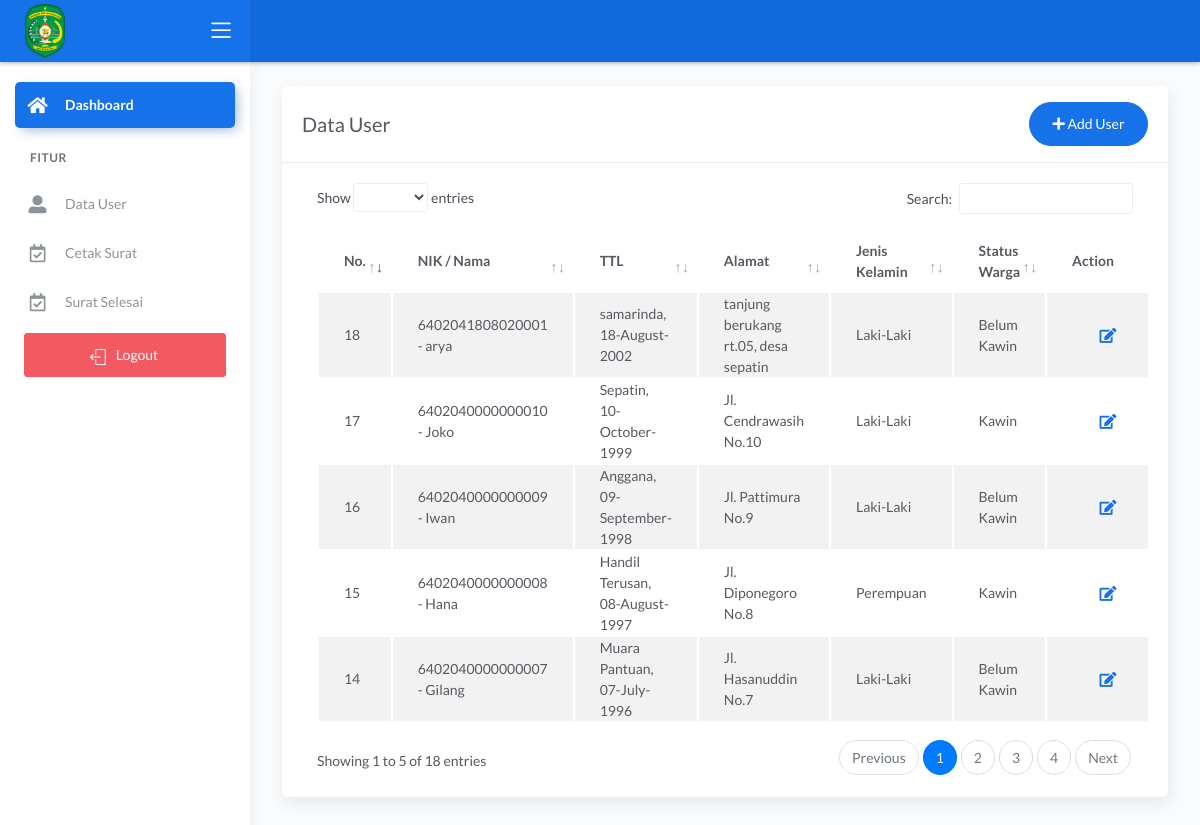
Screenshot of /staf/main2.php?halaman=tampil_user (signed in) with the database file from the repository.
### tables this page shows
CREATE TABLE `data_user` (
  `nik` varchar(16) NOT NULL,
  `password` varchar(225) NOT NULL,
  `hak_akses` varchar(50) NOT NULL,
  `nama` varchar(30) NOT NULL,
  `tanggal_lahir` date NOT NULL,
  `tempat_lahir` varchar(30) NOT NULL,
  `jekel` varchar(20) NOT NULL,
  `agama` varchar(20) DEFAULT NULL,
  `rt` int DEFAULT NULL,
  `alamat` text,
  `telepon` varchar(13) DEFAULT NULL,
  `pekerjaan` varchar(50) DEFAULT NULL,
  `status_warga` varchar(30) DEFAULT NULL
);

### staf/tampil_user.php (the view, shortened to what this page needs)
<?php include '../konek.php'; ?>
<link href="../style/css/sweetalert.css" rel="stylesheet" type="text/css">
<div class="page-inner">
    <div class="row">
        <div class="col-md-12">
            <div class="card">
                <div class="card-header">
                    <div class="d-flex align-items-center">
                        <h4 class="card-title">Data User</h4>
                        <a href="?halaman=tambah_user" class="btn btn-primary btn-round ml-auto">
                            <i class="fa fa-plus"></i>
                            Add User
                        </a>
                    </div>
                </div>
                <div class="card-body">
                    <form action="">
                        <div class="table-responsive">
                            <table id="add5" class="display table table-striped table-hover">
                                <thead>
                                    <tr>
                                        <th>No.</th>
                                        <th>NIK / Nama</th>
                                        <th>TTL</th>
                                        <th>Alamat</th>
                                        <th>Jenis Kelamin</th>
                                        <th>Status Warga</th>
                                        <th style="width: 10%">Action</th>
                                    </tr>
                                </thead>
                                <tbody>
                                    <?php
                                    $no = 1;
                                    $tampil = "SELECT * FROM data_user WHERE hak_akses='pemohon'";
                                    $query = mysqli_query($konek, $tampil);
                                    while ($data = mysqli_fetch_array($query, MYSQLI_BOTH)) {
                                        $username = $data['nik'];
                                        $nama = $data['nama'];
                                        $tempat = $data['tempat_lahir'];
                                        $tanggal = $data['tanggal_lahir'];
                                        $alamat = $data['alamat'];
                                        $jekel = $data['jekel'];
                                        $status_warga = $data['status_warga'];
                                        $tanggal_lahir = date("d-F-Y", strtotime($tanggal));
                                    ?>
                                        <tr>
                                            <td><?php echo $no++; ?></td>
                                            <td><?php echo $username . ' - ' . $nama; ?></td>
                                            <td><?php echo $tempat . ", " . $tanggal_lahir; ?></td>
                                            <td><?php echo $alamat; ?></td>
                                            <td><?php echo $jekel; ?></td>
                                            <td><?php echo $status_warga; ?></td>
                                            <td>
                                                <div class="form-button-action">
                                                    <a href="?halaman=ubah_user&nik=<?php echo $username; ?>" type="button" data-toggle="tooltip" title="" class="btn btn-link btn-primary btn-lg" data-original-title="Edit User">
                                                        <i class="fa fa-edit"></i>
                                                    </a>
                                                    <a href="?halaman=tampil_user&nik=<?php echo $username; ?>" data-toggle="tooltip" title="" class="btn btn-link btn-danger" data-original-title="Hapus User">
                                                    </a>
                                                </div>
                                            </td>
                                        </tr>
                                    <?php
                                    }
                                    ?>
                                </tbody>
                            </table>
                        </div>
                    </form>
                </div>
            </div>
        </div>
    </div>
</div>
</div>

### rows the page displays
data_user: nik "6402040000000007", nama "Gilang", tempat_lahir "Muara Pantuan", tanggal_lahir "07-July-1996", alamat "Jl. Hasanuddin No.7", jekel "Laki-Laki", status_warga "Belum Kawin"
data_user: nik "6402040000000008", nama "Hana", tempat_lahir "Handil Terusan", tanggal_lahir "08-August-1997", alamat "Jl. Diponegoro No.8", jekel "Perempuan", status_warga "Kawin"
data_user: nik "6402040000000009", nama "Iwan", tempat_lahir "Anggana", tanggal_lahir "09-September-1998", alamat "Jl. Pattimura No.9", jekel "Laki-Laki", status_warga "Belum Kawin"
data_user: nik "6402040000000010", nama "Joko", tempat_lahir "Sepatin", tanggal_lahir "10-October-1999", alamat "Jl. Cendrawasih No.10", jekel "Laki-Laki", status_warga "Kawin"
data_user: nik "6402041808020001", nama "arya", tempat_lahir "samarinda", tanggal_lahir "18-August-2002", alamat "tanjung berukang rt.05, desa sepatin", jekel "Laki-Laki", status_warga "Belum Kawin"
